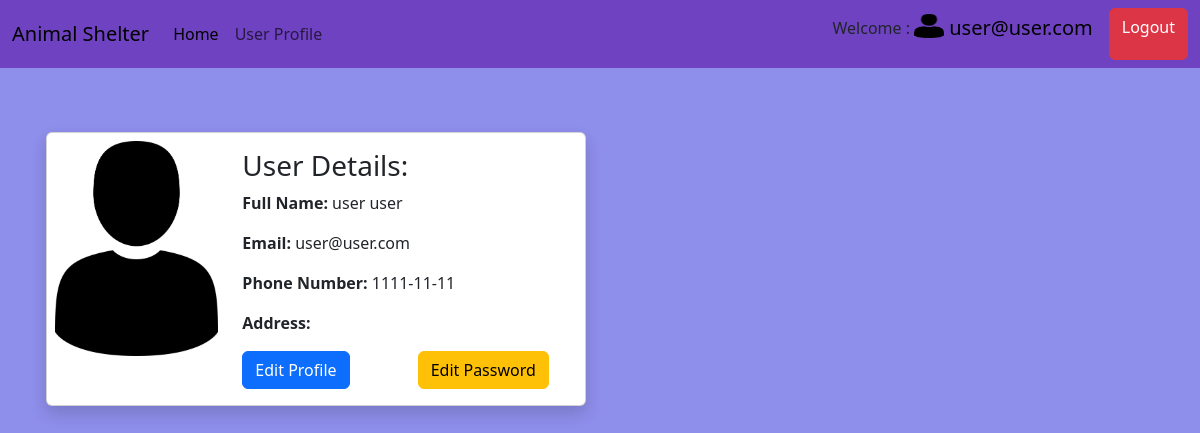
Page /pages/user_profile.php (signed in) on the committed database.
### tables this page shows
CREATE TABLE `users` (
  `id` int NOT NULL,
  `first_name` varchar(150) NOT NULL,
  `last_name` varchar(150) NOT NULL,
  `password` varchar(255) NOT NULL,
  `number` text NOT NULL,
  `email` varchar(255) NOT NULL,
  `picture` varchar(255) NOT NULL,
  `address` text NOT NULL,
  `status` varchar(4) NOT NULL DEFAULT 'user'
);

### pages/user_profile.php (the view, shortened to what this page needs)
<?php
require "../db_connect.php";
?>
<!DOCTYPE html>
<html lang="en">
<head>
    <link href="../style/style.css" rel="stylesheet">
    <link href="https://cdn.jsdelivr.net/npm/bootstrap@5.3.3/dist/css/bootstrap.min.css" rel="stylesheet">
</head>
<body class="bg">
<?php require_once "../components/navbar.php"; ?>
<div class="container mt-5 p-3">
    <div class="center">
    <div class="card mb-3 shadow" style="max-width: 540px;">
  <div class="row g-0">
    <div class="col-md-4">
      <img src="../images/<?= $row["picture"] ?>" class="img-fluid rounded-start p-2" alt="...">
    </div>
    <div class="col-md-8">
      <div class="card-body">
        <h3 class="card-title">User Details:</h3>
        <p class="card-text"><b>Full Name: </b><?= $row["first_name"] . " " . $row["last_name"] ?></p>
        <p class="card-text"><b>Email: </b><?= $row["email"] ?></p>
        <p class="card-text"><b>Phone Number: </b> <?= $row["number"] ?></p>
        <p class="card-text"><b>Address: </b> <?= $row["address"] ?></p>
        <div class="row">
            <div class="col">
            <a href="edit_profile.php?id=<?= $row["id"] ?>" class="btn btn-primary">Edit Profile</a>
            </div>
            <div class="col">
            <a href="reset_password.php?id=<?= $row["id"] ?>" class="btn btn-warning">Edit Password</a>
            </div>
        </div>
      </div>
    </div>
  </div>
</div>
    </div>
</div>
</body>
</html>

### components/navbar.php (shortened to what this page needs)
<?php
$id = isset($_SESSION["adm"]) ? $_SESSION["adm"] : $_SESSION["user"];
$sql = "SELECT * FROM users WHERE id = {$id}";
$result = mysqli_query($conn, $sql);
$row = mysqli_fetch_assoc($result);
?>
<?php if(!isset($_SESSION["user"]) && !isset($_SESSION["adm"])) {?>
    <div class="div"></div>
    <?php } else{?>
<nav class="navbar navbar-expand-lg" style="background-color: #6f42c1;">
    <div class="container-fluid">
        <a class="navbar-brand" href="#">Animal Shelter</a>
        <div class="collapse navbar-collapse" id="navbarSupportedContent">
            <ul class="navbar-nav me-auto mb-2 mb-lg-0">
                <li class="nav-item">
                <?php if($_SERVER['REQUEST_URI'] == '/EBEWD2_CR5_AngeloPane/home.php'){ ?>
                    <a class="nav-link active" aria-current="page" href="home.php">Home</a> <?php }else{ ?>
                        <a class="nav-link active" aria-current="page" href="../home.php">Home</a>   <?php }?>
                </li>
                <?php
                if (isset($_SESSION["user"])) {
                ?>
                    <li class="nav-item">
                        <a class="nav-link" href="pages/user_profile.php">User Profile</a>
                    </li>
               <?php } ?>
            </ul>
            <?php
            if (isset($_SESSION["user"]) || isset($_SESSION["adm"])) {
            ?>
                <div class="d-flex"> <p class="mt-1 p-1">Welcome :     </p>
                <?php if($_SERVER['REQUEST_URI'] == '/EBEWD2_CR5_AngeloPane/pages/user_profile.php'){ ?>
                <a class="navbar-brand" href="#">
                    <?php  } elseif ($_SERVER['REQUEST_URI'] == '/EBEWD2_CR5_AngeloPane/pages/edit_profile.php' || $_SERVER['REQUEST_URI'] == '/EBEWD2_CR5_AngeloPane/pages/dashboard.php') { ?>
                    <a class="navbar-brand" href="user_profile.php"><?php } else { ?>
                        <a class="navbar-brand" href="pages/user_profile.php"> <?php } ?>
                    <?php if($_SERVER['REQUEST_URI'] == '/EBEWD2_CR5_AngeloPane/home.php'){ ?>
                        <img src="images/<?= $row["picture"] ?>" alt="Logo" width="30" height="24" class="d-inline-block align-text-top"> <?php }else{ ?>
                     <img src="../images/<?= $row["picture"] ?>" alt="Logo" width="30" height="24" class="d-inline-block align-text-top"> <?php } ?>
                        <?= $row["email"]?> </a>
                        <?php if($_SERVER['REQUEST_URI'] == '/EBEWD2_CR5_AngeloPane/home.php'){ ?>
                            <a class="btn btn-danger" href="pages/logout.php?logout">Logout</a><?php }else{ ?>
                    <a class="btn btn-danger" href="../pages/logout.php?logout">Logout</a><?php } ?>
                </div>
            <?php } ?>
        </div>
    </div>
</nav> <?php } ?>

### style/style.css (style rules this page uses)
.bg { background-color: rgba(129, 129, 233, 0.89); }

### rows in the picture
users: picture (placeholder picture), email "user@user.com", first_name "user", last_name "user", number "1111-11-11"
